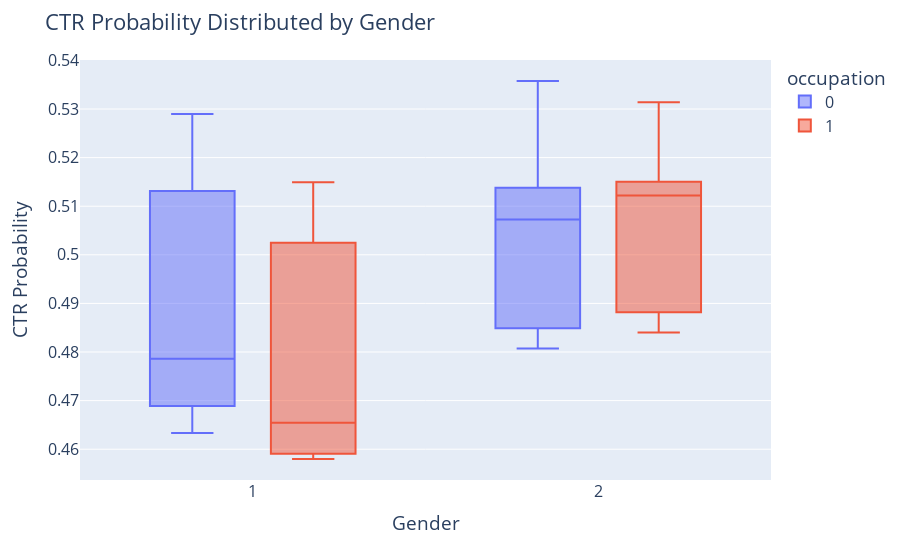

The cell this chart's notebook holds for it:
### Code cell
fig = px.box(pre_results, x="final_gender_code", y="clk_p",color="occupation")
fig.update_layout(
    title="CTR Probability Distributed by Gender",
    xaxis_title="Gender",
    yaxis_title="CTR Probability",
    font=dict(size=16))
fig.show()

### Figure 1 — Plotly figure (JSON) as saved in the notebook; plotly's stock layout.template omitted (floating-point values rounded to 4 significant figures; data arrays with more than 128 entries replaced by an {"elided": "..."} marker saying what was removed)
{"data": [{"alignmentgroup": "True", "hovertemplate": "occupation=0<br>final_gender_code=%{x}<br>clk_p=%{y}<extra></extra>", "legendgroup": "0", "marker": {"color": "#636efa"}, "name": "0", "notched": false, "offsetgroup": "0", "orientation": "v", "showlegend": true, "type": "box", "x": {"elided": "9617 int values"}, "x0": " ", "xaxis": "x", "y": {"elided": "9617 float values"}, "y0": " ", "yaxis": "y"}, {"alignmentgroup": "True", "hovertemplate": "occupation=1<br>final_gender_code=%{x}<br>clk_p=%{y}<extra></extra>", "legendgroup": "1", "marker": {"color": "#EF553B"}, "name": "1", "notched": false, "offsetgroup": "1", "orientation": "v", "showlegend": true, "type": "box", "x": {"elided": "383 int values"}, "x0": " ", "xaxis": "x", "y": {"elided": "383 float values"}, "y0": " ", "yaxis": "y"}], "layout": {"boxmode": "group", "font": {"size": 16}, "legend": {"title": {"text": "occupation"}, "tracegroupgap": 0}, "margin": {"t": 60}, "title": {"text": "CTR Probability Distributed by Gender"}, "xaxis": {"anchor": "y", "domain": [0, 1], "title": {"text": "Gender"}}, "yaxis": {"anchor": "x", "domain": [0, 1], "title": {"text": "CTR Probability"}}}}
